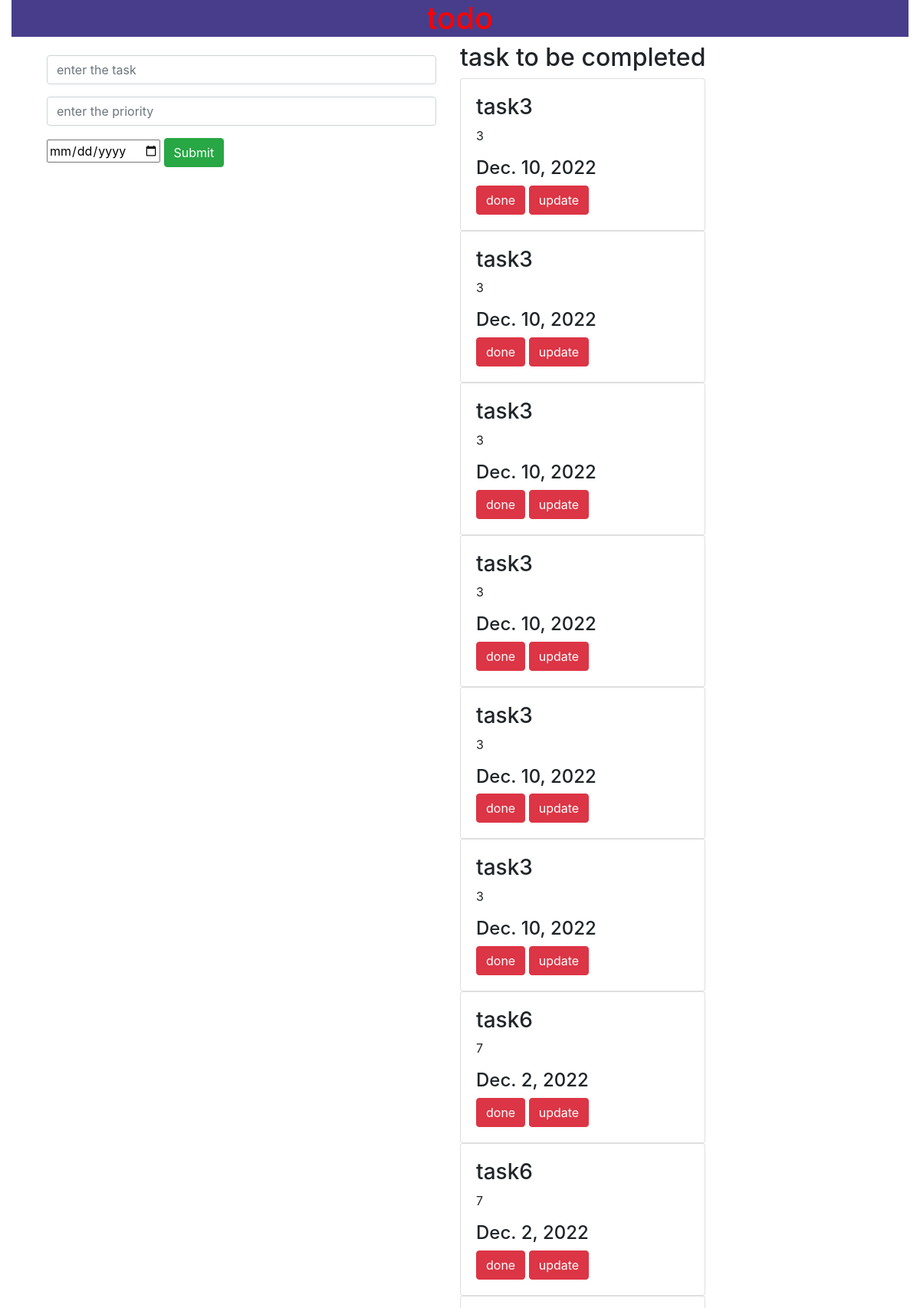
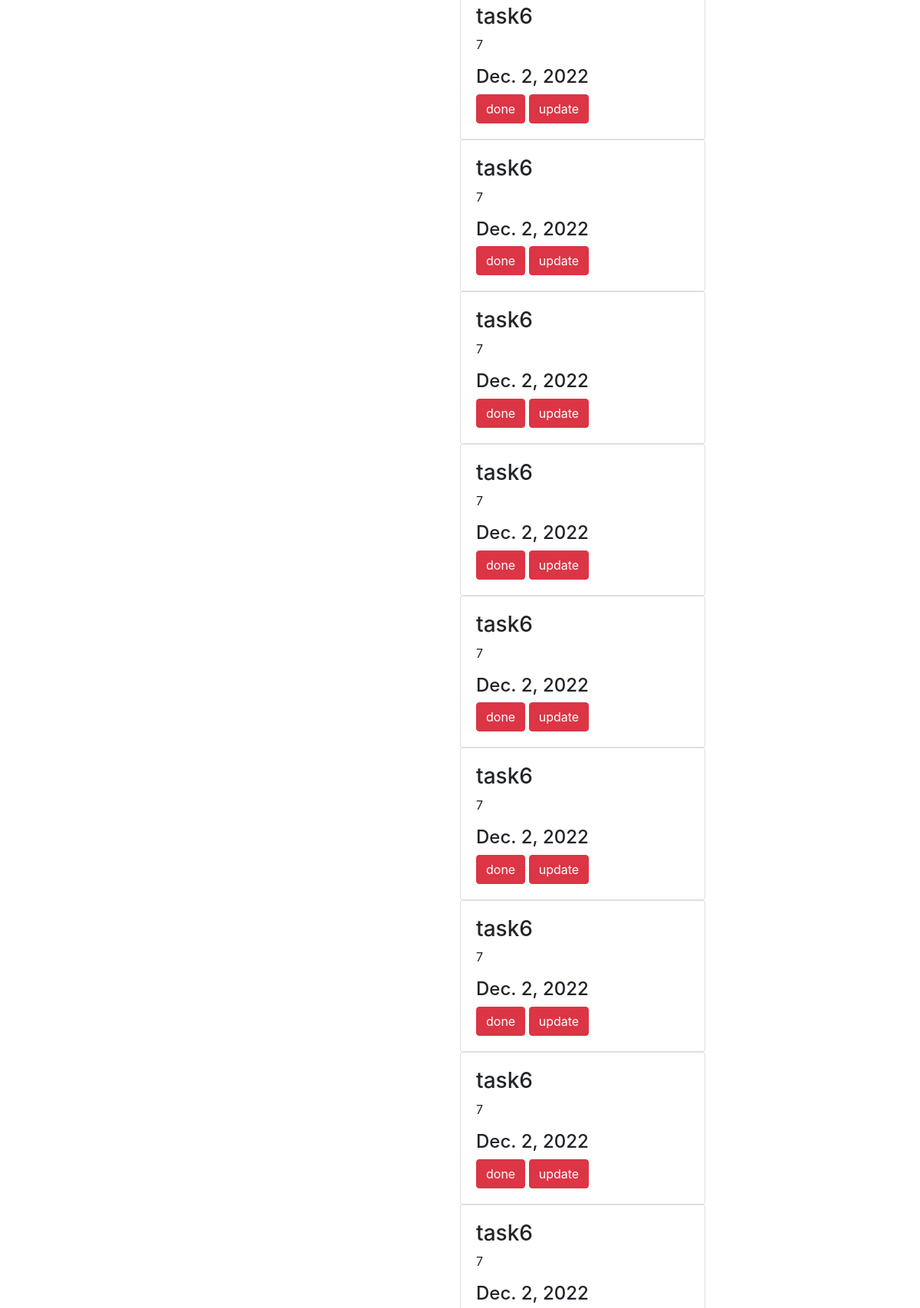
The page / (upper part) on the database its author committed (2 pictures, top to bottom).
### todoapp/models.py (models this page shows, shortened)
class task(models.Model):
    name=models.CharField(max_length=100)
    priority=models.TextField()
    date=models.DateField()

### todoapp/views.py (the view)
# urls.py: path('', views.demo, name='demo'),
def demo(request):
    task1 = task.objects.all()
    if request.method == "POST":
        name = request.POST.get('task', '')
        priority = request.POST.get('priority', '')
        date = request.POST.get('date', '')
        save = task(name=name, priority=priority, date=date)
        save.save()
    return render(request, 'demo.html', {'tasks': task1})

### template/demo.html (shortened to what this page needs)
{% extends 'base.html' %}
{% block content %}
<div class="container">
  <div class="row">
    <div class="col-md-6">
    <form method="POST" class="p-3 shadow">
      <div class="form-group">
  <input type="text" class="form-control" name="task"  placeholder="enter the task">
</div>
<div class="form-group">
<input type="text"  class="form-control" name="priority" placeholder="enter the priority">
</div>
  <input type="date" name="date">
  <input type="submit" class="btn btn-success">
</form>
</div>
      <div class="column-md-6">
          <h2> task to be completed</h2>
           {% for i in tasks %}
          <div class="shadow card">
              <div class="card-body">
                  <h3 class="title">{{i.name}}</h3>
                  <p>{{i.priority}}</p>
                  <h4>{{i.date}}</h4>
                  <a class="btn btn-danger" href="{% url 'delete' i.id %}">done</a>
                  <a class="btn btn-danger" href="{% url 'update' i.id %}">update</a>
              </div>
          </div>
          {% endfor %}
          <br>
      </div>
  </div>
</div>
{% endblock %}

### template/base.html (shortened to what this page needs)
{% load static %}
<!DOCTYPE html>
<html lang="en">
<head>
    <link rel="stylesheet" href="https://cdn.jsdelivr.net/npm/bootstrap@4.0.0/dist/css/bootstrap.min.css">
    <link rel="stylesheet" href="{% static 'style.css' %}">
</head>
<body>
<div class="container-fluid">
    <div class="row">
        <div class="col-md-12">
            <div class="banner">
                <div class="banner-title">
                    <h1>todo</h1>
                </div>
            </div>
        </div>
    </div>
</div>
{% block content %}
{% endblock %}
</body>
</html>

### static/style.css (style rules this page uses)
.banner { background-color:darkslateBlue; width:100%; height:100px: margin-bottom:25px; }
.banner-title { top:50%; left:50%; text-align:center; transform:transform; color:red; }

### rows shown on the page
task: name "task3", priority "3", date "Dec. 10, 2022"
task: name "task3", priority "3", date "Dec. 10, 2022"
task: name "task3", priority "3", date "Dec. 10, 2022"
task: name "task3", priority "3", date "Dec. 10, 2022"
task: name "task3", priority "3", date "Dec. 10, 2022"
task: name "task3", priority "3", date "Dec. 10, 2022"
task: name "task6", priority "7", date "Dec. 2, 2022"
task: name "task6", priority "7", date "Dec. 2, 2022"
task: name "task6", priority "7", date "Dec. 2, 2022"
task: name "task6", priority "7", date "Dec. 2, 2022"
task: name "task6", priority "7", date "Dec. 2, 2022"
task: name "task6", priority "7", date "Dec. 2, 2022"
task: name "task6", priority "7", date "Dec. 2, 2022"
task: name "task6", priority "7", date "Dec. 2, 2022"
task: name "task6", priority "7", date "Dec. 2, 2022"
task: name "task6", priority "7", date "Dec. 2, 2022"
task: name "task6", priority "7", date "Dec. 2, 2022"
